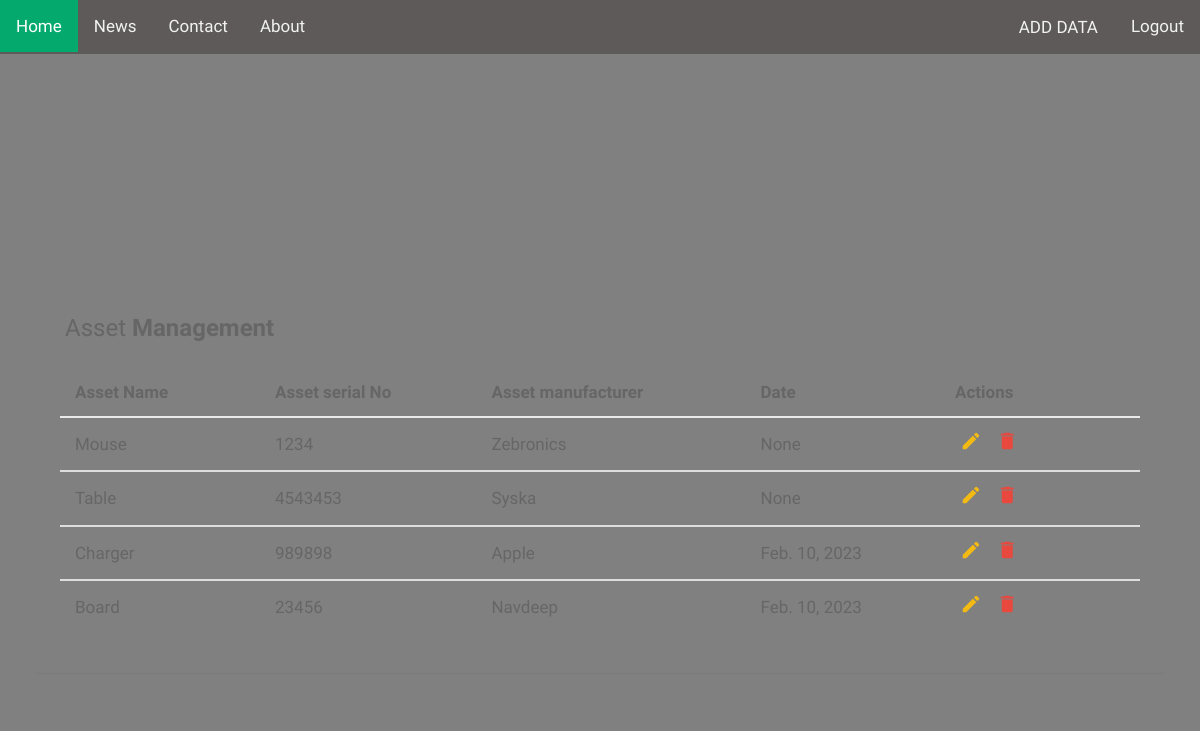
The page /modal (signed in) on the database its author committed.
### home/models.py (models this page shows, shortened)
class Entry(models.Model):
    assetname = models.CharField(max_length=50)
    assetserialNo = models.IntegerField()
    assetmanufacturer = models.CharField(max_length=50)
    date = models.DateField(null=True)
    dropdown = models.CharField(max_length=20, choices = DROP_CHOICE, default= ' ')

### home/views.py (the view)
# urls.py: path('modal', views.modalUser, name="modal"),
@login_required(login_url='login')
def modalUser(request):
    entry = Entry.objects.all()
    return render(request, 'modal.html', {'entry':entry})

### templates/modal.html (shortened to what this page needs)
{% extends 'base.html' %}
{% load static %}
{% block content %}
<head>
    <link rel="stylesheet" href="{% static 'modalstyle.css' %}">
</head>
<div class="container">
<div class="table-wrapper">
    <div class="table-title">
        <div class="row">
            <div class="col-sm-3">
                <h2>Asset <b>Management</b></h2>
            </div>
        </div>
    </div>
    <table class="table table-striped table-hover">
        {% if entry %}
        <thead>
        <tr>
            <th>Asset Name</th>
            <th>Asset serial No</th>
            <th>Asset manufacturer</th>
            <th>Date</th>
            <th>Actions</th>
        </tr>
        </thead>
            {% for asset in entry %}
                <tbody>
                <tr>
                    <td>{{ asset.assetname.capitalize }}</td>
                    <td>{{ asset.assetserialNo }}</td>
                    <td>{{ asset.assetmanufacturer.capitalize }}</td>
                    <td>{{ asset.date }}</td>
                    <td>
                        <a href="#updatemodal{{ asset.id }}" class="edit" data-toggle="modal"><i
                                class="material-icons"
                                data-toggle="tooltip" title="Edit">&#xE254;</i></a>
                        <a href="#deletemodal{{ asset.id }}" class="Delete delete" data-toggle="modal"><i
                                class="material-icons"
                                data-toggle="tooltip"
                                title="Delete">&#xE872;</i></a>
                    </td>
                </tr>
                </tbody>
            {% endfor %}
        {% else %}
            <h1 style="text-align: center">No Data</h1>
            <form method="get" action="">
                <button type="submit" class="btn btn-primary" style="font-size: 15px; margin: auto; display: block">Home</button>
            </form>
        {% endif %}
    </table>
</div>
</div>
{% endblock %}

### templates/base.html (shortened to what this page needs)
{% load static %}
<!DOCTYPE html>
<html>
  <head>
    <link rel="stylesheet" href="https://maxcdn.bootstrapcdn.com/font-awesome/4.7.0/css/font-awesome.min.css">
    <link rel="stylesheet" href="https://maxcdn.bootstrapcdn.com/bootstrap/3.3.7/css/bootstrap.min.css">
  </head>
  <body>
    <div class= "navbarr topnav">
      <a class="active" href="#home">Home</a>
      <a href="#news">News</a>
      <a href="#contact">Contact</a>
      <a href="#about">About</a>
      <div class = "topnavv">
        <a href="{% url 'logout'%}">Logout</a>
        <a href="#addExpenseModal" class="btn" data-toggle="modal">ADD DATA</a>
      </div>
    </div>
  </body>
</html>
{% block content %}
{% endblock %}

### static/modalstyle.css (style rules this page uses)
body { color: var(--body-color); background: #808080 !important; font-family: 'Varela Round', sans-serif; box-sizing: border-box; font-size: 17px; }
.table-wrapper { background: var(--table-wrapper-background); padding: 20px 25px; margin: 30px 0; border-radius: 3px; box-shadow: 0 1px 1px rgba(0, 0, 0, .05); }
.table-title { padding-bottom: 15px; background: var(--table-title-background); color: var(--table-title-color); padding: 16px 30px; margin: -20px -25px 10px; border-radius: 3px 3px 0 0; }
.table-title h2 { margin: 5px 0 0; font-size: 24px; }
table.table tr th, table.table tr td { border-color: #e9e9e9; padding: 12px 15px; vertical-align: middle; }
table.table tr th:first-child { width: 200px; }
table.table tr th:last-child { width: 200px; }
table.table-striped tbody tr:nth-of-type(odd) { border-top: 10px; background-color: var(--table-row-background); }
table.table td:last-child i { opacity: 0.9; font-size: 22px; margin: 0 5px; }
table.table td a.edit { color: #FFC107; }
table.table td a.delete { color: #F44336; }
table.table td i { font-size: 19px; }

### templates/base.html (style rules this page uses)
* { box-sizing: border-box; }
html, body { min-height: 100vh; padding: 0; margin: 0; font-family: Roboto, Arial, sans-serif; font-size: 14px; color: #666; }
body { margin: 0; display: flex; justify-content: center; align-items: center; padding: 20px; padding-top: 100px; background: #808080; }
.topnav { overflow: hidden; background-color: #5D5A59; position: fixed; top:0; width:100%; z-index: 9999; }
.topnavv { overflow: hidden; background-color: #5D5A59; }
.topnav a { float: left; color: #f2f2f2; text-align: center; padding: 14px 16px; text-decoration: none; font-size: 17px; }
.topnavv a { float: right; color: #f2f2f2; text-align: center; padding: 14px 16px; text-decoration: none; front-size: 17px; }
.topnav a.active { background-color: #04AA6D; color: white; }

### rows shown on the page
Entry: assetname "Mouse", assetserialNo "1234", assetmanufacturer "Zebronics", date "None"
Entry: assetname "Table", assetserialNo "4543453", assetmanufacturer "Syska", date "None"
Entry: assetname "Charger", assetserialNo "989898", assetmanufacturer "Apple", date "Feb. 10, 2023"
Entry: assetname "Board", assetserialNo "23456", assetmanufacturer "Navdeep", date "Feb. 10, 2023"
